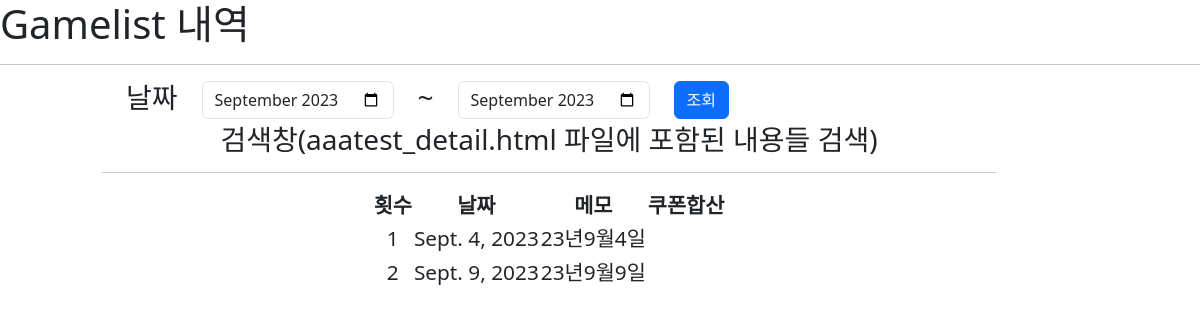
Before: / with the older database file.
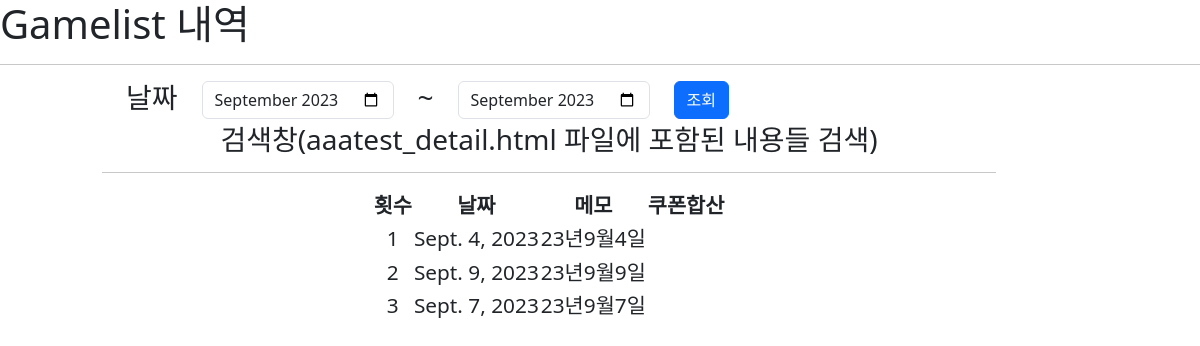
After: the same page with the newer database file.
### home/models.py (models this page shows, shortened)
class Gamelist(models.Model):
    gamedate = models.DateField(verbose_name="날짜")
    gamememo = models.CharField(max_length=20, verbose_name="메모")

### home/views.py (the view)
# urls.py: 2. Add a URL to urlpatterns:  path('', views.home, name='home')
def home(request):
    start = request.GET.get("start")
    end = request.GET.get("end")
    try:
        start_date = datetime.strptime(start, "%Y-%m").replace(day=1)
    except Exception as e:
        start_date = date.today().replace(day=1)
        start = start_date.strftime("%Y-%m")
    try:
        end_date = datetime.strptime(end, "%Y-%m").replace(day=date.today().day)
    except Exception:
        end_date = date.today()
        end = end_date.strftime("%Y-%m")
    res = Gamelist.objects.filter(gamedate__range=[start_date, end_date]).all()
    context = {
        "mylist": res,
        "start": start,
        "end": end,
    }
    return render(request, "aaatest.html", context)

### home/templates/aaatest.html (shortened to what this page needs)
<!doctype html>
<html style="height: 100%; width: 100%;">
<head>
    <link href="https://cdn.jsdelivr.net/npm/bootstrap@5.3.0/dist/css/bootstrap.min.css" rel="stylesheet"
>
    <link rel="stylesheet"
        href="https://cdnjs.cloudflare.com/ajax/libs/jquery.tablesorter/2.31.3/css/theme.blue.min.css"
 />
</head>
<body>
    <h1>Gamelist 내역</h1>
    <hr>
    <center class="row">
        <div class="col-1"></div>
        <div class="col-9">
            <form action="" method="get">
                <div class="row">
                    <div class="col-auto"></div>
                    <div class="col-auto">
                        <h3>날짜</h3>
                    </div>
                    <div class="col-auto">
                        <input type="month" name="start" id="start" class="form-control" value="{{start}}">
                    </div>
                    <div class="col-auto">
                        <h3> ~ </h3>
                    </div>
                    <div class="col-auto">
                        <input type="month" name="end" id="end" class="form-control" value="{{end}}">
                    </div>
                    <div class="col-auto">
                        <button type="submit" class="btn btn-primary">조회</button>
                    </div>
                </div>
                <h3>검색창(aaatest_detail.html 파일에 포함된 내용들 검색)</h3>
            </form>
            <hr>
            <table id="myTable" class="tablesorter tablesorter-blue">
                <thead>
                    <tr>
                        <th>횟수</th>
                        <th>날짜</th>
                        <th>메모</th>
                        <th>쿠폰합산</th>
                    </tr>
                </thead>
                <tbody>
                    {% if mylist %}
                    {% for value in mylist %}
                    <tr onClick="location.href='{% url 'gamelist_detail' pk=value.pk %}'" style="cursor:pointer;">
                        <td>{{ forloop.counter }}</td>
                        <td>{{ value.gamedate }}</td>
                        <td>{{ value.gamememo }}</td>
                        <td>{{ value.coupon }}</td>
                    </tr>
                    {% endfor %}
                    {% endif %}
                </tbody>
            </table>
        </div>
        <div class="col-1"></div>
    </center>
</body>

### home/templates/aaatest.html (style rules this page uses)
td, th { text-align: center; font-size: 1.3rem !important; }

Changed rows visible on the page:
added Gamelist: gamedate "Sept. 7, 2023", gamememo "23년9월7일"
